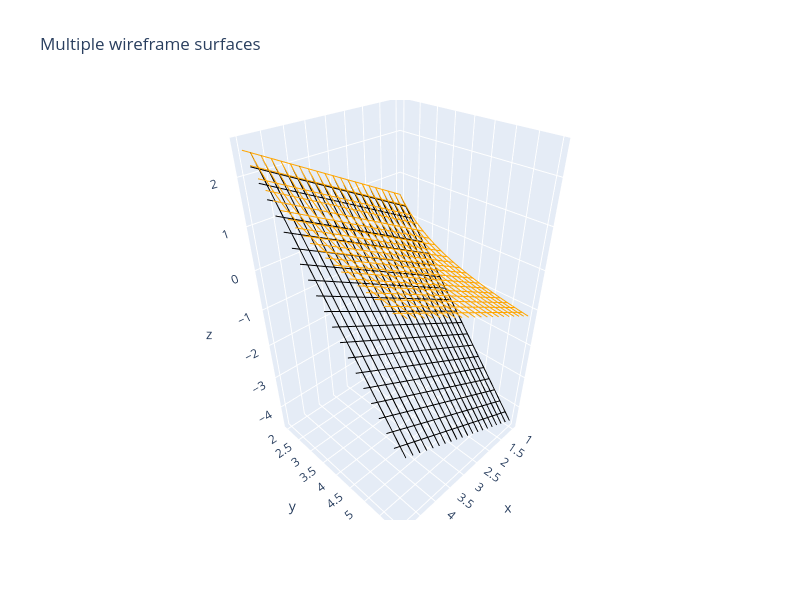

Notebook cell for this chart:
### Code cell
mccormick_x_div_y((1, 5), (2, 6))
mccormick_z_mul_y((1, 5), (2, 6))
x = np.linspace(1,5, 100) #v105
y = np.linspace(2,6, 100) #v112 z136 exp()

X, Y = np.meshgrid(x, y)


Z = X / Y
z1= 0.16666666666666666 * X +  -0.027777777777777776 * Y +  0.16666666666666666
z2= 0.5 * X +  -1.25 * Y +  2.5


z3= 0.16666666666666666 * X +  1 * 1/Y - 0.16666666666666666
z4= 0.5 * X +  5 * 1/Y -  2.5
plot_wireframe(X, Y, Z,z1,z2,z3,z4,False,False,True,False,True)
